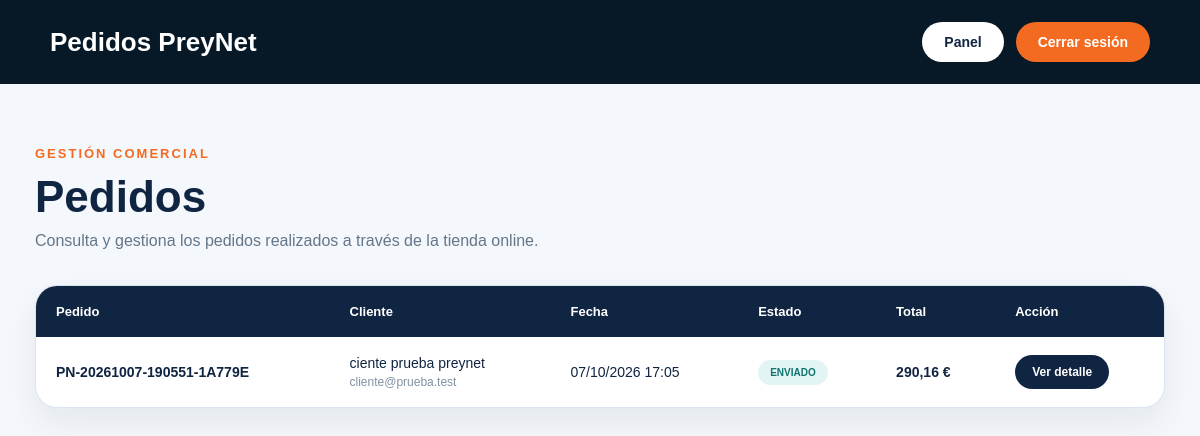
Page /admin/pedidos.php (signed in) on the committed database.
### tables this page shows
CREATE TABLE `pedidos` (
  `id` int(10) UNSIGNED NOT NULL,
  `codigo` varchar(30) NOT NULL,
  `cliente_id` int(10) UNSIGNED NOT NULL,
  `subtotal` decimal(10,2) NOT NULL DEFAULT 0.00,
  `descuento` decimal(10,2) NOT NULL DEFAULT 0.00,
  `envio` decimal(10,2) NOT NULL DEFAULT 0.00,
  `iva` decimal(10,2) NOT NULL DEFAULT 0.00,
  `total` decimal(10,2) NOT NULL DEFAULT 0.00,
  `estado` varchar(40) NOT NULL DEFAULT 'creado',
  `fecha_creacion` timestamp NOT NULL DEFAULT current_timestamp(),
  `fecha_actualizacion` timestamp NOT NULL DEFAULT current_timestamp() ON UPDATE current_timestamp()
);

CREATE TABLE `clientes` (
  `id` int(10) UNSIGNED NOT NULL,
  `nombre` varchar(100) NOT NULL,
  `apellidos` varchar(150) NOT NULL,
  `email` varchar(150) NOT NULL,
  `telefono` varchar(30) DEFAULT NULL,
  `direccion` varchar(255) NOT NULL,
  `codigo_postal` varchar(10) NOT NULL,
  `ciudad` varchar(100) NOT NULL,
  `provincia` varchar(100) NOT NULL,
  `fecha_creacion` timestamp NOT NULL DEFAULT current_timestamp()
);

### admin/pedidos.php (the view, shortened to what this page needs)
<?php
include "../conexion.php";
function nombreEstadoPedido($estado)
{
    switch ($estado) {
        case "enviado":
            return "Enviado";
    }
}
function claseEstadoPedido($estado)
{
    switch ($estado) {
        case "enviado":
            return "estado-enviado";
    }
}
$sql_pedidos =
    "SELECT
        p.id,
        p.codigo,
        p.total,
        p.estado,
        p.fecha_creacion,
        c.nombre,
        c.apellidos,
        c.email
     FROM pedidos p
     INNER JOIN clientes c
        ON p.cliente_id = c.id
     ORDER BY p.id DESC";
$resultado_pedidos =
    $conexion->query(
        $sql_pedidos
    );
?>
<!DOCTYPE html>
<html lang="es">
<head>
</head>
<body>
<header class="admin-header">
    <h1>
        Pedidos PreyNet
    </h1>
    <div class="header-acciones">
        <a
            href="panel.php"
            class="boton-panel"
        >
            Panel
        </a>
        <a
            href="../acciones/logout.php"
            class="boton-salir"
        >
            Cerrar sesión
        </a>
    </div>
</header>
<main class="contenedor">
    <section class="titulo">
        <span>
            Gestión comercial
        </span>
        <h2>
            Pedidos
        </h2>
        <p>
            Consulta y gestiona los pedidos realizados
            a través de la tienda online.
        </p>
    </section>
    <section class="tabla-contenedor">
        <?php
        if (
            $resultado_pedidos &&
            $resultado_pedidos->num_rows > 0
        ):
        ?>
            <table>
                <thead>
                    <tr>
                        <th>
                            Pedido
                        </th>
                        <th>
                            Cliente
                        </th>
                        <th>
                            Fecha
                        </th>
                        <th>
                            Estado
                        </th>
                        <th>
                            Total
                        </th>
                        <th>
                            Acción
                        </th>
                    </tr>
                </thead>
                <tbody>
                    <?php
                    while (
                        $pedido =
                        $resultado_pedidos->fetch_assoc()
                    ):
                    ?>
                        <tr>
                            <td class="codigo">
                                <?php
                                echo htmlspecialchars(
                                    $pedido["codigo"]
                                );
                                ?>
                            </td>
                            <td>
                                <?php
                                echo htmlspecialchars(
                                    $pedido["nombre"] .
                                    " " .
                                    $pedido["apellidos"]
                                );
                                ?>
                                <div class="cliente-email">
                                    <?php
                                    echo htmlspecialchars(
                                        $pedido["email"]
                                    );
                                    ?>
                                </div>
                            </td>
                            <td>
                                <?php
                                echo date(
                                    "d/m/Y H:i",
                                    strtotime(
                                        $pedido["fecha_creacion"]
                                    )
                                );
                                ?>
                            </td>
                            <td>
                                <span
                                    class="
                                        estado
                                        <?php
                                        echo htmlspecialchars(
                                            claseEstadoPedido(
                                                $pedido["estado"]
                                            )
                                        );
                                        ?>
                                    "
                                >
                                    <?php
                                    echo htmlspecialchars(
                                        nombreEstadoPedido(
                                            $pedido["estado"]
                                        )
                                    );
                                    ?>
                                </span>
                            </td>
                            <td>
                                <strong>
                                    <?php
                                    echo number_format(
                                        $pedido["total"],
                                        2,
                                        ",",
                                        "."
                                    );
                                    ?>
                                    €
                                </strong>
                            </td>
                            <td>
                                <a
                                    href="pedidos.php?ver=<?php echo intval($pedido["id"]); ?>#detalle-pedido"
                                    class="boton-ver"
                                >
                                    Ver detalle
                                </a>
                            </td>
                        </tr>
                    <?php endwhile; ?>
                </tbody>
            </table>
        <?php else: ?>
            <div class="sin-pedidos">
                Todavía no hay pedidos registrados.
            </div>
        <?php endif; ?>
    </section>
</main>
</body>
</html>

### admin/pedidos.php (style rules this page uses)
* { margin: 0; padding: 0; box-sizing: border-box; }
body { font-family: Arial, Helvetica, sans-serif; background-color: #f4f7fb; color: #102542; }
a { text-decoration: none; }
.admin-header { padding: 22px 50px; background-color: #071827; color: white; display: flex; align-items: center; justify-content: space-between; gap: 30px; }
.admin-header h1 { font-size: 26px; font-weight: 900; }
.header-acciones { display: flex; gap: 12px; }
.header-acciones a { padding: 12px 22px; border-radius: 40px; font-size: 14px; font-weight: 900; }
.boton-panel { background-color: white; color: #102542; }
.boton-salir { background-color: #f36b21; color: white; }
.contenedor { max-width: 1300px; margin: 0 auto; padding: 60px 35px 90px; }
.titulo { margin-bottom: 35px; }
.titulo span { color: #f36b21; font-size: 13px; font-weight: 900; text-transform: uppercase; letter-spacing: 2px; }
.titulo h2 { margin-top: 10px; font-size: 44px; }
.titulo p { margin-top: 10px; color: #647689; font-size: 16px; }
.tabla-contenedor { overflow-x: auto; background-color: white; border: 1px solid #dbe4ee; border-radius: 22px; box-shadow: 0 15px 35px rgba(16, 37, 66, 0.07); }
table { width: 100%; border-collapse: collapse; }
thead { background-color: #102542; color: white; }
th { padding: 18px 20px; text-align: left; font-size: 13px; font-weight: 900; }
td { padding: 18px 20px; border-bottom: 1px solid #e3e9ef; font-size: 14px; vertical-align: middle; }
tbody tr:last-child td { border-bottom: none; }
.codigo { font-weight: 900; }
.cliente-email { margin-top: 4px; color: #8191a1; font-size: 12px; }
.estado { display: inline-block; padding: 7px 12px; border-radius: 20px; font-size: 10px; font-weight: 900; text-transform: uppercase; }
.estado-enviado { background-color: #e2f5f4; color: #11736f; }
.boton-ver { display: inline-block; padding: 10px 17px; background-color: #102542; color: white; border-radius: 25px; font-size: 12px; font-weight: 900; }

### rows in the picture
pedidos: codigo "PN-20261007-190551-1A779E", cliente.apellidos "ciente prueba preynet", cliente.email "cliente@prueba.test", fecha_creacion "07/10/2026 17:05", estado "ENVIADO", total "290,16"
